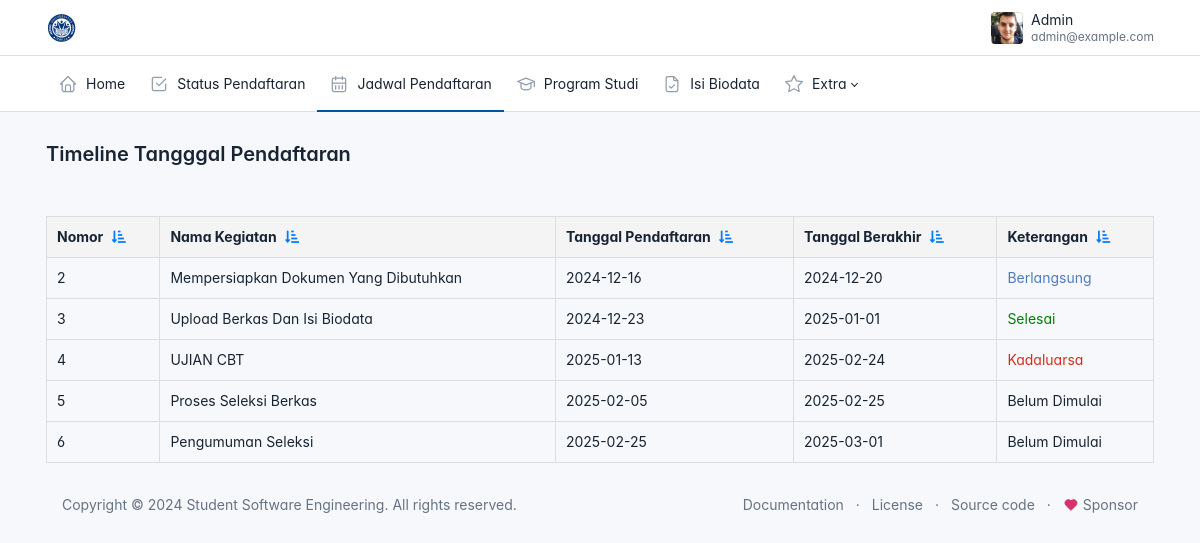
The page /dashboard/menu/tanggal_daftar.php (signed in) on the database its author committed.
### tables this page shows
CREATE TABLE `tanggal_pendaftaran` (
  `id_tanggal_daftar` int(5) NOT NULL,
  `Nama_Kegiatan` varchar(50) NOT NULL,
  `tanggaL_berakhir` date NOT NULL,
  `tanggal_daftar` date NOT NULL,
  `keterangan` enum('Belum Dimulai','Berlangsung','Selesai','Kadaluarsa') NOT NULL
);

### dashboard/menu/tanggal_daftar.php (the view, shortened to what this page needs)
<?php
include '../../koneksi.php';
$user = $_SESSION['user'];
try {
    $query = "SELECT id_tanggal_daftar, Nama_Kegiatan, tanggal_daftar, tanggaL_berakhir, keterangan FROM tanggal_pendaftaran";
    $stmt = $pdo->prepare($query);
    $stmt->execute();
    $rows = $stmt->fetchAll(PDO::FETCH_ASSOC);
} catch (PDOException $e) {
    die("Query Error: " . $e->getMessage());
}
?>
<!doctype html>
<html lang="en">
  <head>
    <link href="../../assets/css/tabler.min.css?1692870487" rel="stylesheet" />
    <link href="../../assets/css/tabler-flags.min.css?1692870487" rel="stylesheet" />
    <link href="../../assets/css/tabler-payments.min.css?1692870487" rel="stylesheet" />
    <link href="../../assets/css/tabler-vendors.min.css?1692870487" rel="stylesheet" />
    <link href="../../assets/css/demo.min.css?1692870487" rel="stylesheet" />
    <link href="https://cdnjs.cloudflare.com/ajax/libs/font-awesome/5.15.4/css/all.min.css" rel="stylesheet">
  </head>
  <body >
    <div class="page">
      <header class="navbar navbar-expand-md d-print-none" >
        <div class="container-xl">
          <h1 class="navbar-brand navbar-brand-autodark d-none-navbar-horizontal pe-0 pe-md-3">
            <a href="#">
            <img src="../../assets/img/logo.ico" width="150" height="50" alt="Tabler" class="navbar-brand-image">
            </a>
          </h1>
          <div class="navbar-nav flex-row order-md-last">
            <div class="d-none d-md-flex">
            </div>
            <div class="nav-item dropdown">
              <a href="#" class="nav-link d-flex lh-1 text-reset p-0" data-bs-toggle="dropdown" aria-label="Open user menu">
                <span class="avatar avatar-sm" style="background-image: url(../static/avatars/000m.jpg)"></span>
                <div class="d-none d-xl-block ps-2">
                  <div><?php echo htmlspecialchars($user['username']); ?></div>
                  <div class="mt-1 small text-secondary"><?php echo htmlspecialchars($user['email']); ?></div>
                </div>
              </a>
            </div>
          </div>
        </div>
      </header>
      <header class="navbar-expand-md">
        <div class="collapse navbar-collapse" id="navbar-menu">
          <div class="navbar">
            <div class="container-xl">
              <ul class="navbar-nav">
                <li class="nav-item ">
                  <a class="nav-link" href="http://localhost/PMB-Projek/dashboard/user.php" >
                    <span class="nav-link-icon d-md-none d-lg-inline-block">
                    </span>
                    <span class="nav-link-title">
                      Home
                    </span>
                  </a>
                </li>
                <li class="nav-item">
                  <a class="nav-link" href="#" >
                    <span class="nav-link-icon d-md-none d-lg-inline-block">
                </span>
                    <span class="nav-link-title">
                      Status Pendaftaran
                    </span>
                  </a>
                </li>
                <li class="nav-item active">
                  <a class="nav-link" href="http://localhost/PMB-Projek/dashboard/menu/tanggal_daftar.php" >
                    <span class="nav-link-icon d-md-none d-lg-inline-block">
                </span>
                    <span class="nav-link-title">
                     Jadwal Pendaftaran
                    </span>
                  </a>
                </li>
                <li class="nav-item ">
                  <a class="nav-link" href="http://localhost/PMB-Projek/dashboard/menu/program_studi.php" >
                    <span class="nav-link-icon d-md-none d-lg-inline-block">
                </span>
                    <span class="nav-link-title">
                      Program Studi
                    </span>
                  </a>
                </li>
                <li class="nav-item">
                  <a class="nav-link" href="http://localhost/PMB-Projek/dashboard/menu/isi_biodata.php" >
                    <span class="nav-link-icon d-md-none d-lg-inline-block">
                </span>
                    <span class="nav-link-title">
                     Isi Biodata
                    </span>
                  </a>
                </li>
                <li class="nav-item dropdown">
                  <a class="nav-link dropdown-toggle" href="#navbar-extra" data-bs-toggle="dropdown" data-bs-auto-close="outside" role="button" aria-expanded="false" >
                    <span class="nav-link-icon d-md-none d-lg-inline-block">
                    </span>
                    <span class="nav-link-title">
                      Extra
                    </span>
                  </a>
                </li>
              </ul>
            </div>
          </div>
        </div>
      </header>
      <div class="page-wrapper">
        <div class="page-header d-print-none">
          <div class="container-xl">
            <div class="row g-2 align-items-center">
              <div class="col">
                <h2 class="page-title">
                 Timeline Tangggal Pendaftaran
                </h2>
              </div>
            </div>
          </div>
        </div>
        <div class="page-body">
  <div class="container-xl">
<table id="data-table">
    <thead>
        <tr>
            <th>
                Nomor
                <i class="fas fa-sort-amount-down-alt filter-icon" onclick="sortTable(0)" title="Urutkan ID"></i>
            </th>
            <th>
                Nama Kegiatan
                <i class="fas fa-sort-amount-down-alt filter-icon" onclick="sortTable(1)" title="Urutkan Nama"></i>
            </th>
            <th>
                Tanggal Pendaftaran
                <i class="fas fa-sort-amount-down-alt filter-icon" onclick="sortTable(1)" title="Urutkan Nama"></i>
            </th>
            <th>
                Tanggal Berakhir
                <i class="fas fa-sort-amount-down-alt filter-icon" onclick="sortTable(1)" title="Urutkan Nama"></i>
            </th>
            <th>
                Keterangan
                <i class="fas fa-sort-amount-down-alt filter-icon" onclick="sortTable(2)" title="Urutkan Akreditasi"></i>
            </th>
        </tr>
    </thead>
    <tbody>
        <?php
        if ($rows) {
            foreach ($rows as $index => $row) {
                $color = "";
                if ($row['keterangan'] == 'Berlangsung') {
                    $color = "style='color: rgba(79, 123, 194);'";
                } elseif ($row['keterangan'] == 'Kadaluarsa') {
                    $color = "style='color: rgba(217, 44, 28);'";
                } elseif ($row['keterangan'] == 'Selesai') {
                    $color = "style='color: green;'";
                } elseif ($row['keterangan'] == 'Belum Dimulai') {
                  $color = "style='color: Dark;'";
              } else {
                $color = "style='color: rgba(43, 41, 41);'";
              }
                echo "<tr>";
                echo "<td>" . $row['id_tanggal_daftar'] . "</td>";
                echo "<td>" . $row['Nama_Kegiatan'] . "</td>";
                echo "<td>" . $row['tanggal_daftar'] . "</td>";
                echo "<td>" . $row['tanggaL_berakhir'] . "</td>";
                echo "<td $color>" . $row['keterangan'] . "</td>";
                echo "</tr>";
            }
        } else {
            echo "<tr><td colspan='5'>Tidak ada data.</td></tr>";
        }
        ?>
    </tbody>
</table>
        <footer class="footer footer-transparent d-print-none">
          <div class="container-xl">
            <div class="row text-center align-items-center flex-row-reverse">
              <div class="col-lg-auto ms-lg-auto">
                <ul class="list-inline list-inline-dots mb-0">
                  <li class="list-inline-item"><a href="https://tabler.io/docs" target="_blank" class="link-secondary" rel="noopener">Documentation</a></li>
                  <li class="list-inline-item"><a href="./license.html" class="link-secondary">License</a></li>
                  <li class="list-inline-item"><a href="https://github.com/tabler/tabler" target="_blank" class="link-secondary" rel="noopener">Source code</a></li>
                  <li class="list-inline-item">
                    <a href="https://github.com/sponsors/codecalm" target="_blank" class="link-secondary" rel="noopener">
                      Sponsor
                    </a>
                  </li>
                </ul>
              </div>
              <div class="col-12 col-lg-auto mt-3 mt-lg-0">
                <ul class="list-inline list-inline-dots mb-0">
                  <li class="list-inline-item">
                    Copyright &copy; 2024
                    <a href="." class="link-secondary">Student Software Engineering</a>.
                    All rights reserved.
                  </li>
                </ul>
              </div>
            </div>
          </div>
        </footer>
      </div>
    </div>
  </body>
</html>

### dashboard/menu/tanggal_daftar.php (style rules this page uses)
:root { --tblr-font-sans-serif: 'Inter Var', -apple-system, BlinkMacSystemFont, San Francisco, Segoe UI, Roboto, Helvetica Neue, sans-serif; }
body { font-feature-settings: "cv03", "cv04", "cv11"; }
table { width: 100%; border-collapse: collapse; margin-top: 20px; display: none; }
table, th, td { border: 1px solid #ddd; }
th, td { padding: 10px; text-align: left; }
th { background-color: #f4f4f4; position: relative; }
.filter-icon { font-size: 14px; color: #007BFF; cursor: pointer; margin-left: 5px; }

### rows shown on the page
tanggal_pendaftaran: id_tanggal_daftar "2", Nama_Kegiatan "Mempersiapkan Dokumen Yang Dibutuhkan", tanggal_daftar "2024-12-16", tanggaL_berakhir "2024-12-20", keterangan "Berlangsung"
tanggal_pendaftaran: id_tanggal_daftar "3", Nama_Kegiatan "Upload Berkas Dan Isi Biodata", tanggal_daftar "2024-12-23", tanggaL_berakhir "2025-01-01", keterangan "Selesai"
tanggal_pendaftaran: id_tanggal_daftar "4", Nama_Kegiatan "UJIAN CBT", tanggal_daftar "2025-01-13", tanggaL_berakhir "2025-02-24", keterangan "Kadaluarsa"
tanggal_pendaftaran: id_tanggal_daftar "5", Nama_Kegiatan "Proses Seleksi Berkas", tanggal_daftar "2025-02-05", tanggaL_berakhir "2025-02-25", keterangan "Belum Dimulai"
tanggal_pendaftaran: id_tanggal_daftar "6", Nama_Kegiatan "Pengumuman Seleksi", tanggal_daftar "2025-02-25", tanggaL_berakhir "2025-03-01", keterangan "Belum Dimulai"

### other values the page prints
$user['username'] "Admin"
$user['email'] "admin@example.com"
